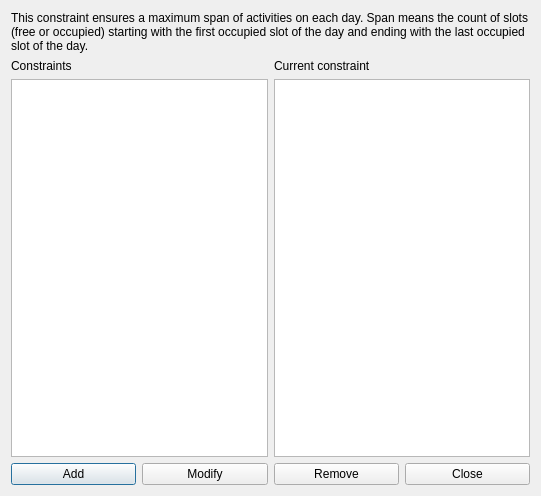
<?xml version="1.0" encoding="UTF-8"?>
<ui version="4.0">
 <class>ConstraintStudentsMaxSpanPerDayForm_template</class>
 <widget class="QDialog" name="ConstraintStudentsMaxSpanPerDayForm_template">
  <property name="geometry">
   <rect>
    <x>0</x>
    <y>0</y>
    <width>541</width>
    <height>496</height>
   </rect>
  </property>
  <property name="windowTitle">
   <string extracomment="This is the title of the dialog to see the list of all constraints of this type">Constraints students max span per day</string>
  </property>
  <layout class="QGridLayout" name="gridLayout">
   <item row="0" column="0" colspan="2">
    <widget class="QLabel" name="label">
     <property name="sizePolicy">
      <sizepolicy hsizetype="Minimum" vsizetype="Minimum">
       <horstretch>0</horstretch>
       <verstretch>0</verstretch>
      </sizepolicy>
     </property>
     <property name="text">
      <string>This constraint ensures a maximum span of activities on each day. Span means the count of slots (free or occupied) starting with the first occupied slot of the day and ending with the last occupied slot of the day.</string>
     </property>
     <property name="wordWrap">
      <bool>true</bool>
     </property>
    </widget>
   </item>
   <item row="1" column="0">
    <layout class="QVBoxLayout" name="verticalLayout">
     <item>
      <widget class="QLabel" name="constraintsTextLabel">
       <property name="frameShape">
        <enum>QFrame::NoFrame</enum>
       </property>
       <property name="frameShadow">
        <enum>QFrame::Plain</enum>
       </property>
       <property name="text">
        <string>Constraints</string>
       </property>
       <property name="wordWrap">
        <bool>false</bool>
       </property>
      </widget>
     </item>
     <item>
      <widget class="QListWidget" name="constraintsListWidget"/>
     </item>
    </layout>
   </item>
   <item row="1" column="1">
    <layout class="QVBoxLayout" name="verticalLayout_2">
     <item>
      <widget class="QLabel" name="currentConstraintTextLabel">
       <property name="text">
        <string>Current constraint</string>
       </property>
       <property name="wordWrap">
        <bool>false</bool>
       </property>
      </widget>
     </item>
     <item>
      <widget class="QPlainTextEdit" name="currentConstraintTextEdit"/>
     </item>
    </layout>
   </item>
   <item row="2" column="0" colspan="2">
    <layout class="QHBoxLayout" name="horizontalLayout">
     <item>
      <widget class="QPushButton" name="addConstraintPushButton">
       <property name="text">
        <string>Add</string>
       </property>
      </widget>
     </item>
     <item>
      <widget class="QPushButton" name="modifyConstraintPushButton">
       <property name="text">
        <string>Modify</string>
       </property>
      </widget>
     </item>
     <item>
      <widget class="QPushButton" name="removeConstraintPushButton">
       <property name="text">
        <string>Remove</string>
       </property>
      </widget>
     </item>
     <item>
      <widget class="QPushButton" name="closePushButton">
       <property name="text">
        <string>Close</string>
       </property>
      </widget>
     </item>
    </layout>
   </item>
  </layout>
 </widget>
 <layoutdefault spacing="6" margin="11"/>
 <resources/>
 <connections/>
</ui>
